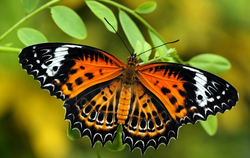
#> input picture assignment_2_Filtering/data/edge/butterfly.png, 250 x 158 px, shrunk from 871 x 552 before the run
$ python q3.py
#> lines starting #> are read from the running program, lines starting #| are printed output that depends on the picture; after the words box and inside, x2 and y2 are one past the last pixel; in counts of white or black regions, pixels touching at a corner belong together
#> further down, img is the input picture: PIL image 250x158 RGB; mean R, G, B 112.2, 107.7, 30.2
import numpy as np
import matplotlib.pyplot as plt
from scipy.ndimage import gaussian_filter, sobel
from PIL import Image
import os

def canny_edge_detection(image_array, sigma=1.5, low_threshold_ratio=0.05, high_threshold_ratio=0.15):
    """
    Applies Canny Edge Detection algorithm to an image array.
    """
#> called with sigma = 1.5, low_threshold_ratio = 0.05, high_threshold_ratio = 0.15
    # Convert to grayscale if it is an RGB image
    # Standard luminance conversion
    img_gray = np.dot(image_array[..., :3], [0.2989, 0.5870, 0.1140])

    smoothed = gaussian_filter(img_gray, sigma=sigma)
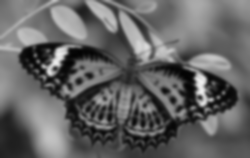
#> smoothed: shape (158, 250) float64; min 3.11, max 239.8, mean 100.2

    Gx = sobel(smoothed, axis=1)
    Gy = sobel(smoothed, axis=0)
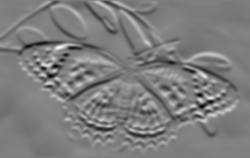
#> Gy: shape (158, 250) float64; min -389.8, max 394.8, mean -2.2; drawn with min black and max white

    G = np.hypot(Gx, Gy) # G = sqrt(Gx^2 + Gy^2)
    G = (G / G.max()) * 255.0 # Normalize to 0-255

    theta = np.arctan2(Gy, Gx)
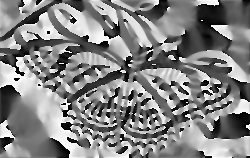
#> theta: shape (158, 250) float64; min -3.14, max 3.14, mean 0.108; drawn with min black and max white

    M, N = G.shape
#> M = 158; N = 250
    Z = np.zeros((M, N), dtype=np.float32)

    angle = theta * 180. / np.pi
    angle[angle < 0] += 180
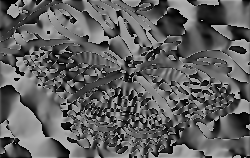
#> angle: shape (158, 250) float64; min 0.00769, max 180, mean 96.2

    for i in range(1, M-1):
        for j in range(1, N-1):
            ang = angle[i, j]
            mag = G[i, j]
            q = 255
            r = 255

            # Angle 0 degrees (Horizontal edge)
            if (0 <= ang < 22.5) or (157.5 <= ang <= 180):
                q = G[i, j+1]
                r = G[i, j-1]
            # Angle 45 degrees
            elif (22.5 <= ang < 67.5):
                q = G[i+1, j-1]
                r = G[i-1, j+1]
            # Angle 90 degrees (Vertical edge)
            elif (67.5 <= ang < 112.5):
                q = G[i+1, j]
                r = G[i-1, j]
            # Angle 135 degrees
            elif (112.5 <= ang < 157.5):
                q = G[i-1, j-1]
                r = G[i+1, j+1]

            # If pixel gradient is greater than neighbors along the gradient direction, keep it
            if (mag >= q) and (mag >= r):
                Z[i, j] = mag
            else:
                Z[i, j] = 0
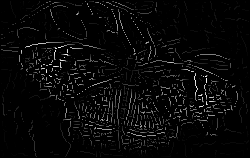
#> Z: shape (158, 250) float32; min 0, max 255, mean 8.3

    high_thresh = Z.max() * high_threshold_ratio
#> high_thresh = 38.25
    low_thresh = high_thresh * low_threshold_ratio
#> low_thresh = 1.91

    res = np.zeros((M, N), dtype=np.int32)

    WEAK = np.int32(50)
    STRONG = np.int32(255)

    strong_i, strong_j = np.where(Z >= high_thresh)
#> strong_i = 3040 values from 1 to 156; strong_j = 3040 values, max 237 at index 1649, min 1 at index 295, mean 123.8
    weak_i, weak_j = np.where((Z <= high_thresh) & (Z >= low_thresh))
#> weak_i = 2009 values from 1 to 156; weak_j = 2009 values, max 248 at index 195, min 1 at index 213, mean 130.3

    res[strong_i, strong_j] = STRONG
    res[weak_i, weak_j] = WEAK

    changed = True
    while changed:
        changed = False
        for i in range(1, M-1):
            for j in range(1, N-1):
                if res[i, j] == WEAK:
                    # Check 8-connected neighborhood for a strong edge pixel
                    if ((res[i+1, j-1] == STRONG) or (res[i+1, j] == STRONG) or (res[i+1, j+1] == STRONG)
                        or (res[i, j-1] == STRONG) or (res[i, j+1] == STRONG)
                        or (res[i-1, j-1] == STRONG) or (res[i-1, j] == STRONG) or (res[i-1, j+1] == STRONG)):
                        res[i, j] = STRONG
                        changed = True

    res[res == WEAK] = 0

    return res == STRONG

if __name__ == '__main__':

    # Tunable Hyper-Parameters
    sigma = 1.5               # Gaussian blur radius
    low_thresh_ratio = 0.05   # Hysteresis lower threshold ratio
    high_thresh_ratio = 0.15  # Hysteresis higher threshold ratio

    image_files = [
        "../data/edge/butterfly.png",
        "../data/edge/paithaniEdge.png",
        "../data/edge/rangoli.png"
    ]

    os.makedirs("./img", exist_ok=True)

    for path in image_files:
        with Image.open(path) as img:

            # 1. Extract just "butterfly.png" (removes "../data/edge/")
            filename = os.path.basename(path)
            # 2. Split "butterfly.png" into "butterfly" and ".png"
            name_only, ext = os.path.splitext(filename)

            # To confirm all the images are RGB (hence 3-D) and none are gray scale
            # print(path)
            # print(np.array(img).shape)

            # img_rgb = img.convert('RGB')
            img_rgb = img

            img_array = np.array(img_rgb)

            edges_binary = canny_edge_detection(
                img_array,
                sigma=sigma,
                low_threshold_ratio=low_thresh_ratio,
                high_threshold_ratio=high_thresh_ratio
            )
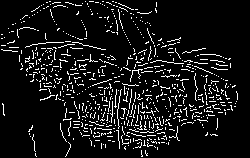
#> edges_binary: shape (158, 250) bool; 8.8% white in thin lines or dots

            img_overlay = img_array.copy()
            img_overlay[edges_binary] = [0, 0, 0] # Set edge pixels to black
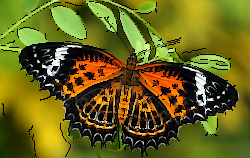
#> img_overlay: shape (158, 250, 3); 8.57% of pixels changed, all inside (x1, y1, x2, y2) = (1, 1, 238, 157)

            # Save images
            Image.fromarray((edges_binary * 255).astype(np.uint8)).save(f"./img/{name_only}_binary_edges{ext}")
            Image.fromarray(img_overlay.astype(np.uint8)).save(f"./img/{name_only}_edges_overlay{ext}")

            fig, axes = plt.subplots(1, 3, figsize=(18, 5))

            # 1. Plot Original Image
            axes[0].imshow(img_array)
            axes[0].set_title('Original Image')
            axes[0].axis('off')

            # 2. Plot Output Image (Binary showing detected edges)
            axes[1].imshow(edges_binary, cmap='gray')
            axes[1].set_title('Detected Edges (Binary)')
            axes[1].axis('off')

            # 3. Plot Detected Edges drawn in black on the input image
            axes[2].imshow(img_overlay)
            axes[2].set_title('Edges Overlay (Black)')
            axes[2].axis('off')

            plt.tight_layout()
            # plt.show()
            plt.savefig(f"./img/q3_{name_only}{ext}")
#> (the run stopped early here; a loop or call above may not have finished)
